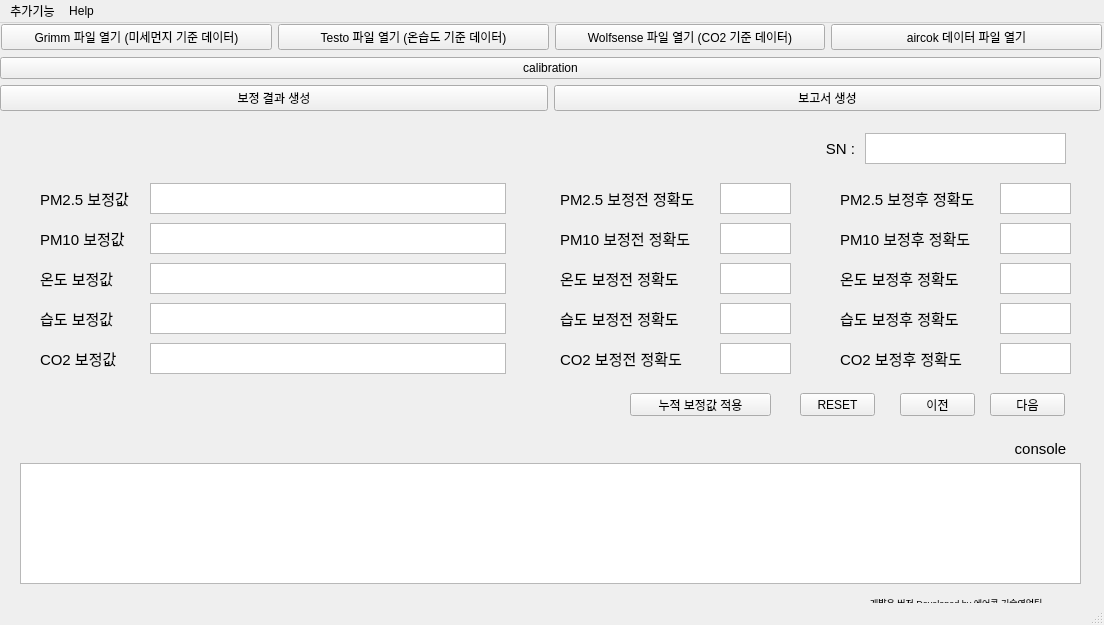
<?xml version="1.0" encoding="UTF-8"?>
<ui version="4.0">
 <class>MainWindow</class>
 <widget class="QMainWindow" name="MainWindow">
  <property name="geometry">
   <rect>
    <x>0</x>
    <y>0</y>
    <width>1104</width>
    <height>625</height>
   </rect>
  </property>
  <property name="minimumSize">
   <size>
    <width>1104</width>
    <height>625</height>
   </size>
  </property>
  <property name="maximumSize">
   <size>
    <width>1104</width>
    <height>625</height>
   </size>
  </property>
  <property name="windowTitle">
   <string>MainWindow</string>
  </property>
  <widget class="QWidget" name="centralwidget">
   <widget class="QWidget" name="horizontalLayoutWidget">
    <property name="geometry">
     <rect>
      <x>1</x>
      <y>-1</y>
      <width>1101</width>
      <height>31</height>
     </rect>
    </property>
    <layout class="QHBoxLayout" name="horizontalLayout">
     <item>
      <widget class="QPushButton" name="grimm_button">
       <property name="text">
        <string>Grimm 파일 열기 (미세먼지 기준 데이터)</string>
       </property>
      </widget>
     </item>
     <item>
      <widget class="QPushButton" name="testo_button">
       <property name="text">
        <string>Testo 파일 열기 (온습도 기준 데이터)</string>
       </property>
      </widget>
     </item>
     <item>
      <widget class="QPushButton" name="wolfsense_button">
       <property name="text">
        <string>Wolfsense 파일 열기 (CO2 기준 데이터)</string>
       </property>
      </widget>
     </item>
     <item>
      <widget class="QPushButton" name="aircok_button">
       <property name="text">
        <string>aircok 데이터 파일 열기</string>
       </property>
      </widget>
     </item>
    </layout>
   </widget>
   <widget class="QWidget" name="horizontalLayoutWidget_2">
    <property name="geometry">
     <rect>
      <x>0</x>
      <y>30</y>
      <width>1101</width>
      <height>31</height>
     </rect>
    </property>
    <layout class="QHBoxLayout" name="horizontalLayout_2">
     <item>
      <widget class="QPushButton" name="calibration_button">
       <property name="text">
        <string>calibration</string>
       </property>
      </widget>
     </item>
    </layout>
   </widget>
   <widget class="QLabel" name="label">
    <property name="geometry">
     <rect>
      <x>40</x>
      <y>160</y>
      <width>121</width>
      <height>31</height>
     </rect>
    </property>
    <property name="font">
     <font>
      <pointsize>11</pointsize>
     </font>
    </property>
    <property name="text">
     <string>PM2.5 보정값</string>
    </property>
    <property name="alignment">
     <set>Qt::AlignLeading|Qt::AlignLeft|Qt::AlignVCenter</set>
    </property>
   </widget>
   <widget class="QTextEdit" name="pm25_cal">
    <property name="geometry">
     <rect>
      <x>150</x>
      <y>160</y>
      <width>356</width>
      <height>31</height>
     </rect>
    </property>
    <property name="font">
     <font>
      <pointsize>12</pointsize>
     </font>
    </property>
    <property name="readOnly">
     <bool>true</bool>
    </property>
   </widget>
   <widget class="QLabel" name="label_2">
    <property name="geometry">
     <rect>
      <x>40</x>
      <y>200</y>
      <width>121</width>
      <height>31</height>
     </rect>
    </property>
    <property name="font">
     <font>
      <pointsize>11</pointsize>
     </font>
    </property>
    <property name="text">
     <string>PM10 보정값</string>
    </property>
    <property name="alignment">
     <set>Qt::AlignLeading|Qt::AlignLeft|Qt::AlignVCenter</set>
    </property>
   </widget>
   <widget class="QTextEdit" name="pm10_cal">
    <property name="geometry">
     <rect>
      <x>150</x>
      <y>200</y>
      <width>356</width>
      <height>31</height>
     </rect>
    </property>
    <property name="font">
     <font>
      <pointsize>12</pointsize>
     </font>
    </property>
    <property name="readOnly">
     <bool>true</bool>
    </property>
   </widget>
   <widget class="QLabel" name="label_3">
    <property name="geometry">
     <rect>
      <x>40</x>
      <y>280</y>
      <width>121</width>
      <height>31</height>
     </rect>
    </property>
    <property name="font">
     <font>
      <pointsize>11</pointsize>
     </font>
    </property>
    <property name="text">
     <string>습도 보정값</string>
    </property>
    <property name="alignment">
     <set>Qt::AlignLeading|Qt::AlignLeft|Qt::AlignVCenter</set>
    </property>
   </widget>
   <widget class="QLabel" name="label_4">
    <property name="geometry">
     <rect>
      <x>40</x>
      <y>240</y>
      <width>121</width>
      <height>31</height>
     </rect>
    </property>
    <property name="font">
     <font>
      <pointsize>11</pointsize>
     </font>
    </property>
    <property name="text">
     <string>온도 보정값</string>
    </property>
    <property name="alignment">
     <set>Qt::AlignLeading|Qt::AlignLeft|Qt::AlignVCenter</set>
    </property>
   </widget>
   <widget class="QTextEdit" name="temp_cal">
    <property name="geometry">
     <rect>
      <x>150</x>
      <y>240</y>
      <width>356</width>
      <height>31</height>
     </rect>
    </property>
    <property name="font">
     <font>
      <pointsize>12</pointsize>
     </font>
    </property>
    <property name="readOnly">
     <bool>true</bool>
    </property>
   </widget>
   <widget class="QTextEdit" name="humi_cal">
    <property name="geometry">
     <rect>
      <x>150</x>
      <y>280</y>
      <width>356</width>
      <height>31</height>
     </rect>
    </property>
    <property name="font">
     <font>
      <pointsize>12</pointsize>
     </font>
    </property>
    <property name="readOnly">
     <bool>true</bool>
    </property>
   </widget>
   <widget class="QLabel" name="label_5">
    <property name="geometry">
     <rect>
      <x>40</x>
      <y>320</y>
      <width>121</width>
      <height>31</height>
     </rect>
    </property>
    <property name="font">
     <font>
      <pointsize>11</pointsize>
     </font>
    </property>
    <property name="text">
     <string>CO2 보정값</string>
    </property>
    <property name="alignment">
     <set>Qt::AlignLeading|Qt::AlignLeft|Qt::AlignVCenter</set>
    </property>
   </widget>
   <widget class="QTextEdit" name="co2_cal">
    <property name="geometry">
     <rect>
      <x>150</x>
      <y>320</y>
      <width>356</width>
      <height>31</height>
     </rect>
    </property>
    <property name="font">
     <font>
      <pointsize>12</pointsize>
     </font>
    </property>
    <property name="readOnly">
     <bool>true</bool>
    </property>
   </widget>
   <widget class="QLabel" name="label_6">
    <property name="geometry">
     <rect>
      <x>560</x>
      <y>160</y>
      <width>151</width>
      <height>31</height>
     </rect>
    </property>
    <property name="font">
     <font>
      <pointsize>11</pointsize>
     </font>
    </property>
    <property name="text">
     <string>PM2.5 보정전 정확도</string>
    </property>
    <property name="alignment">
     <set>Qt::AlignLeading|Qt::AlignLeft|Qt::AlignVCenter</set>
    </property>
   </widget>
   <widget class="QTextEdit" name="pm25_before_accuracy">
    <property name="geometry">
     <rect>
      <x>720</x>
      <y>160</y>
      <width>71</width>
      <height>31</height>
     </rect>
    </property>
    <property name="font">
     <font>
      <pointsize>12</pointsize>
     </font>
    </property>
    <property name="readOnly">
     <bool>true</bool>
    </property>
   </widget>
   <widget class="QLabel" name="label_7">
    <property name="geometry">
     <rect>
      <x>560</x>
      <y>200</y>
      <width>151</width>
      <height>31</height>
     </rect>
    </property>
    <property name="font">
     <font>
      <pointsize>11</pointsize>
     </font>
    </property>
    <property name="text">
     <string>PM10 보정전 정확도</string>
    </property>
    <property name="alignment">
     <set>Qt::AlignLeading|Qt::AlignLeft|Qt::AlignVCenter</set>
    </property>
   </widget>
   <widget class="QTextEdit" name="pm10_before_accuracy">
    <property name="geometry">
     <rect>
      <x>720</x>
      <y>200</y>
      <width>71</width>
      <height>31</height>
     </rect>
    </property>
    <property name="font">
     <font>
      <pointsize>12</pointsize>
     </font>
    </property>
    <property name="readOnly">
     <bool>true</bool>
    </property>
   </widget>
   <widget class="QLabel" name="label_8">
    <property name="geometry">
     <rect>
      <x>560</x>
      <y>240</y>
      <width>151</width>
      <height>31</height>
     </rect>
    </property>
    <property name="font">
     <font>
      <pointsize>11</pointsize>
     </font>
    </property>
    <property name="text">
     <string>온도 보정전 정확도</string>
    </property>
    <property name="alignment">
     <set>Qt::AlignLeading|Qt::AlignLeft|Qt::AlignVCenter</set>
    </property>
   </widget>
   <widget class="QTextEdit" name="temp_before_accuracy">
    <property name="geometry">
     <rect>
      <x>720</x>
      <y>240</y>
      <width>71</width>
      <height>31</height>
     </rect>
    </property>
    <property name="font">
     <font>
      <pointsize>12</pointsize>
     </font>
    </property>
    <property name="readOnly">
     <bool>true</bool>
    </property>
   </widget>
   <widget class="QLabel" name="label_9">
    <property name="geometry">
     <rect>
      <x>560</x>
      <y>280</y>
      <width>151</width>
      <height>31</height>
     </rect>
    </property>
    <property name="font">
     <font>
      <pointsize>11</pointsize>
     </font>
    </property>
    <property name="text">
     <string>습도 보정전 정확도</string>
    </property>
    <property name="alignment">
     <set>Qt::AlignLeading|Qt::AlignLeft|Qt::AlignVCenter</set>
    </property>
   </widget>
   <widget class="QTextEdit" name="humi_before_accuracy">
    <property name="geometry">
     <rect>
      <x>720</x>
      <y>280</y>
      <width>71</width>
      <height>31</height>
     </rect>
    </property>
    <property name="font">
     <font>
      <pointsize>12</pointsize>
     </font>
    </property>
    <property name="readOnly">
     <bool>true</bool>
    </property>
   </widget>
   <widget class="QLabel" name="label_10">
    <property name="geometry">
     <rect>
      <x>560</x>
      <y>320</y>
      <width>151</width>
      <height>31</height>
     </rect>
    </property>
    <property name="font">
     <font>
      <pointsize>11</pointsize>
     </font>
    </property>
    <property name="text">
     <string>CO2 보정전 정확도</string>
    </property>
    <property name="alignment">
     <set>Qt::AlignLeading|Qt::AlignLeft|Qt::AlignVCenter</set>
    </property>
   </widget>
   <widget class="QTextEdit" name="co2_before_accuracy">
    <property name="geometry">
     <rect>
      <x>720</x>
      <y>320</y>
      <width>71</width>
      <height>31</height>
     </rect>
    </property>
    <property name="font">
     <font>
      <pointsize>12</pointsize>
     </font>
    </property>
    <property name="readOnly">
     <bool>true</bool>
    </property>
   </widget>
   <widget class="QTextEdit" name="co2_after_accuracy">
    <property name="geometry">
     <rect>
      <x>1000</x>
      <y>320</y>
      <width>71</width>
      <height>31</height>
     </rect>
    </property>
    <property name="font">
     <font>
      <pointsize>12</pointsize>
     </font>
    </property>
    <property name="readOnly">
     <bool>true</bool>
    </property>
   </widget>
   <widget class="QLabel" name="label_11">
    <property name="geometry">
     <rect>
      <x>840</x>
      <y>240</y>
      <width>151</width>
      <height>31</height>
     </rect>
    </property>
    <property name="font">
     <font>
      <pointsize>11</pointsize>
     </font>
    </property>
    <property name="text">
     <string>온도 보정후 정확도</string>
    </property>
    <property name="alignment">
     <set>Qt::AlignLeading|Qt::AlignLeft|Qt::AlignVCenter</set>
    </property>
   </widget>
   <widget class="QLabel" name="label_12">
    <property name="geometry">
     <rect>
      <x>840</x>
      <y>280</y>
      <width>151</width>
      <height>31</height>
     </rect>
    </property>
    <property name="font">
     <font>
      <pointsize>11</pointsize>
     </font>
    </property>
    <property name="text">
     <string>습도 보정후 정확도</string>
    </property>
    <property name="alignment">
     <set>Qt::AlignLeading|Qt::AlignLeft|Qt::AlignVCenter</set>
    </property>
   </widget>
   <widget class="QTextEdit" name="humi_after_accuracy">
    <property name="geometry">
     <rect>
      <x>1000</x>
      <y>280</y>
      <width>71</width>
      <height>31</height>
     </rect>
    </property>
    <property name="font">
     <font>
      <pointsize>12</pointsize>
     </font>
    </property>
    <property name="readOnly">
     <bool>true</bool>
    </property>
   </widget>
   <widget class="QTextEdit" name="temp_after_accuracy">
    <property name="geometry">
     <rect>
      <x>1000</x>
      <y>240</y>
      <width>71</width>
      <height>31</height>
     </rect>
    </property>
    <property name="font">
     <font>
      <pointsize>12</pointsize>
     </font>
    </property>
    <property name="readOnly">
     <bool>true</bool>
    </property>
   </widget>
   <widget class="QLabel" name="label_13">
    <property name="geometry">
     <rect>
      <x>840</x>
      <y>160</y>
      <width>151</width>
      <height>31</height>
     </rect>
    </property>
    <property name="font">
     <font>
      <pointsize>11</pointsize>
     </font>
    </property>
    <property name="text">
     <string>PM2.5 보정후 정확도</string>
    </property>
    <property name="alignment">
     <set>Qt::AlignLeading|Qt::AlignLeft|Qt::AlignVCenter</set>
    </property>
   </widget>
   <widget class="QLabel" name="label_14">
    <property name="geometry">
     <rect>
      <x>840</x>
      <y>200</y>
      <width>151</width>
      <height>31</height>
     </rect>
    </property>
    <property name="font">
     <font>
      <pointsize>11</pointsize>
     </font>
    </property>
    <property name="text">
     <string>PM10 보정후 정확도</string>
    </property>
    <property name="alignment">
     <set>Qt::AlignLeading|Qt::AlignLeft|Qt::AlignVCenter</set>
    </property>
   </widget>
   <widget class="QTextEdit" name="pm25_after_accuracy">
    <property name="geometry">
     <rect>
      <x>1000</x>
      <y>160</y>
      <width>71</width>
      <height>31</height>
     </rect>
    </property>
    <property name="font">
     <font>
      <pointsize>12</pointsize>
     </font>
    </property>
    <property name="readOnly">
     <bool>true</bool>
    </property>
   </widget>
   <widget class="QTextEdit" name="pm10_after_accuracy">
    <property name="geometry">
     <rect>
      <x>1000</x>
      <y>200</y>
      <width>71</width>
      <height>31</height>
     </rect>
    </property>
    <property name="font">
     <font>
      <pointsize>12</pointsize>
     </font>
    </property>
    <property name="readOnly">
     <bool>true</bool>
    </property>
   </widget>
   <widget class="QLabel" name="label_15">
    <property name="geometry">
     <rect>
      <x>840</x>
      <y>320</y>
      <width>151</width>
      <height>31</height>
     </rect>
    </property>
    <property name="font">
     <font>
      <pointsize>11</pointsize>
     </font>
    </property>
    <property name="text">
     <string>CO2 보정후 정확도</string>
    </property>
    <property name="alignment">
     <set>Qt::AlignLeading|Qt::AlignLeft|Qt::AlignVCenter</set>
    </property>
   </widget>
   <widget class="QWidget" name="horizontalLayoutWidget_3">
    <property name="geometry">
     <rect>
      <x>0</x>
      <y>60</y>
      <width>1101</width>
      <height>31</height>
     </rect>
    </property>
    <layout class="QHBoxLayout" name="horizontalLayout_3">
     <item>
      <widget class="QPushButton" name="result_button">
       <property name="text">
        <string>보정 결과 생성</string>
       </property>
      </widget>
     </item>
     <item>
      <widget class="QPushButton" name="report_button">
       <property name="text">
        <string>보고서 생성</string>
       </property>
      </widget>
     </item>
    </layout>
   </widget>
   <widget class="QLabel" name="label_16">
    <property name="geometry">
     <rect>
      <x>1010</x>
      <y>410</y>
      <width>61</width>
      <height>31</height>
     </rect>
    </property>
    <property name="font">
     <font>
      <pointsize>11</pointsize>
     </font>
    </property>
    <property name="text">
     <string>console</string>
    </property>
    <property name="alignment">
     <set>Qt::AlignCenter</set>
    </property>
   </widget>
   <widget class="QTextEdit" name="sn_number">
    <property name="geometry">
     <rect>
      <x>865</x>
      <y>110</y>
      <width>201</width>
      <height>31</height>
     </rect>
    </property>
    <property name="font">
     <font>
      <pointsize>12</pointsize>
     </font>
    </property>
    <property name="readOnly">
     <bool>true</bool>
    </property>
    <property name="html">
     <string>&lt;!DOCTYPE HTML PUBLIC &quot;-//W3C//DTD HTML 4.0//EN&quot; &quot;http://www.w3.org/TR/REC-html40/strict.dtd&quot;&gt;
&lt;html&gt;&lt;head&gt;&lt;meta name=&quot;qrichtext&quot; content=&quot;1&quot; /&gt;&lt;style type=&quot;text/css&quot;&gt;
p, li { white-space: pre-wrap; }
&lt;/style&gt;&lt;/head&gt;&lt;body style=&quot; font-family:'Gulim'; font-size:12pt; font-weight:400; font-style:normal;&quot;&gt;
&lt;p style=&quot;-qt-paragraph-type:empty; margin-top:0px; margin-bottom:0px; margin-left:0px; margin-right:0px; -qt-block-indent:0; text-indent:0px;&quot;&gt;&lt;br /&gt;&lt;/p&gt;&lt;/body&gt;&lt;/html&gt;</string>
    </property>
   </widget>
   <widget class="QLabel" name="label_17">
    <property name="geometry">
     <rect>
      <x>820</x>
      <y>110</y>
      <width>41</width>
      <height>31</height>
     </rect>
    </property>
    <property name="font">
     <font>
      <pointsize>11</pointsize>
     </font>
    </property>
    <property name="text">
     <string>SN :</string>
    </property>
    <property name="alignment">
     <set>Qt::AlignCenter</set>
    </property>
   </widget>
   <widget class="QPushButton" name="prev_button">
    <property name="geometry">
     <rect>
      <x>900</x>
      <y>370</y>
      <width>75</width>
      <height>23</height>
     </rect>
    </property>
    <property name="text">
     <string>이전</string>
    </property>
   </widget>
   <widget class="QPushButton" name="next_button">
    <property name="geometry">
     <rect>
      <x>990</x>
      <y>370</y>
      <width>75</width>
      <height>23</height>
     </rect>
    </property>
    <property name="text">
     <string>다음</string>
    </property>
   </widget>
   <widget class="QLabel" name="label_18">
    <property name="geometry">
     <rect>
      <x>870</x>
      <y>569</y>
      <width>221</width>
      <height>21</height>
     </rect>
    </property>
    <property name="font">
     <font>
      <pointsize>7</pointsize>
     </font>
    </property>
    <property name="text">
     <string>개발용 버전 Developed by 에어콕 기술영업팀</string>
    </property>
   </widget>
   <widget class="QTextEdit" name="consol">
    <property name="geometry">
     <rect>
      <x>20</x>
      <y>440</y>
      <width>1061</width>
      <height>121</height>
     </rect>
    </property>
    <property name="readOnly">
     <bool>true</bool>
    </property>
   </widget>
   <widget class="QPushButton" name="reset_button">
    <property name="geometry">
     <rect>
      <x>800</x>
      <y>370</y>
      <width>75</width>
      <height>23</height>
     </rect>
    </property>
    <property name="text">
     <string>RESET</string>
    </property>
   </widget>
   <widget class="QPushButton" name="re_calibration_button">
    <property name="geometry">
     <rect>
      <x>630</x>
      <y>370</y>
      <width>141</width>
      <height>23</height>
     </rect>
    </property>
    <property name="text">
     <string>누적 보정값 적용</string>
    </property>
   </widget>
  </widget>
  <widget class="QMenuBar" name="menubar">
   <property name="geometry">
    <rect>
     <x>0</x>
     <y>0</y>
     <width>1104</width>
     <height>21</height>
    </rect>
   </property>
   <widget class="QMenu" name="menuHelp">
    <property name="title">
     <string>Help</string>
    </property>
    <addaction name="actionUser_guide"/>
    <addaction name="actionAbout"/>
   </widget>
   <widget class="QMenu" name="menuplus">
    <property name="title">
     <string>추가기능</string>
    </property>
    <addaction name="lcd_loger_parsing"/>
    <addaction name="aircok_data_downloader"/>
   </widget>
   <addaction name="menuplus"/>
   <addaction name="menuHelp"/>
  </widget>
  <widget class="QStatusBar" name="statusbar"/>
  <action name="actionUser_guide">
   <property name="text">
    <string>User guide</string>
   </property>
  </action>
  <action name="actionAbout">
   <property name="text">
    <string>About</string>
   </property>
  </action>
  <action name="lcd_loger_parsing">
   <property name="text">
    <string>Aircok Log Converter</string>
   </property>
  </action>
  <action name="aircok_data_downloader">
   <property name="text">
    <string>Aircok Data Extractor</string>
   </property>
  </action>
 </widget>
 <resources/>
 <connections/>
</ui>
